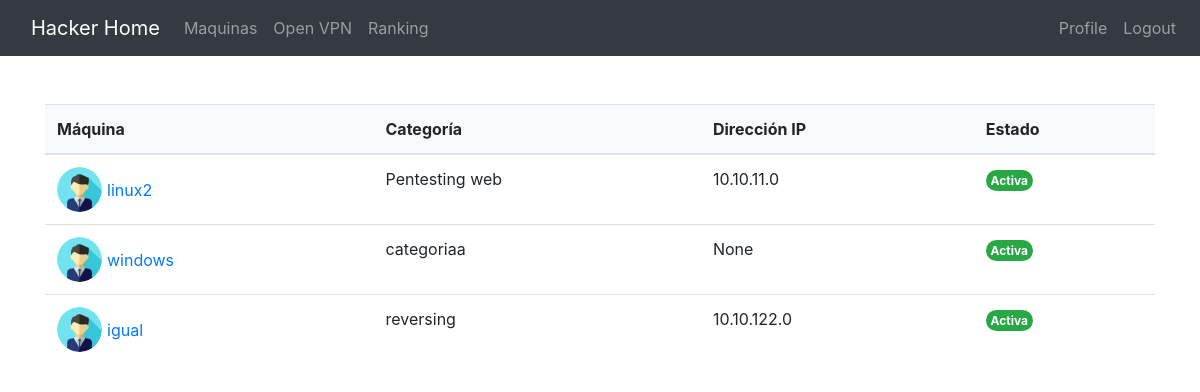
Screenshot of /maquinas/ (signed in) with the database file from the repository.
### accounts/models.py (models this page shows, shortened)
class Maquina(models.Model):
    ESTADO = (
        ('Encendida', 'Apagada'),
    )
    nombre_maquina = models.CharField(max_length=30, null=True, unique=True)
    estado = models.CharField(max_length=30, null=True, choices = ESTADO)
    categoria = models.CharField(max_length=30, null=True)
    descripcion = models.CharField(max_length=200, null=True)
    ip = models.GenericIPAddressField(null = True)
    dia_creada = models.DateTimeField(auto_now_add=True, null=True)
    user_flag = models.CharField(max_length=30,null=True)
    root_flag = models.CharField(max_length=30, null=True)
    image_machine = models.ImageField(default='linuxLogo.png')

### accounts/views.py (the view)
# urls.py: path('maquinas/', views.maquinas, name="maquinas"),
@login_required(login_url='login')
def maquinas(request, nombre_maquina_url=None):
    maquinas = Maquina.objects.all()
    current_user = request.user
    alumnoBD = Alumno.objects.get(user=current_user)
    lista_vacia = []
    individualUserFlag = False
    individualRootFlag= False
    individualCompleted= False
    if nombre_maquina_url != None: #si se le pasa como argumento el nombre de la maquina
        maquina_individual = Maquina.objects.get(nombre_maquina=nombre_maquina_url) 	#esto quiere decir que a la url se le pasa la clave primaria de la maquina
        usersInside = Acceso.objects.filter(maquinaA=maquina_individual).count() #usuarios que han accedido a la maquina
        usersUserFlag = Acceso.objects.filter(maquinaA=maquina_individual, user_flag=True).count() #usuario que ha accedido a la maquina y que está loggeado
        usersRootFlag = Acceso.objects.filter(maquinaA=maquina_individual, root_flag=True).count() #usuario que ha accedido a la maquina y que es root
        if Acceso.objects.filter(alumnoA=current_user, maquinaA=maquina_individual).exists(): #esto lo hacemos para evitar errores
            acceso = Acceso.objects.get(alumnoA=current_user, maquinaA=maquina_individual)
        else:
            pass
        if request.method == 'POST':        #si se hac un post, siginfica que se estan mandando flags
            flagUserInput = request.POST.get('flagUserInput')
            flagRootInput = request.POST.get('flagRootInput')
            urlMachine = '/maquinas/'
            urlMachine += nombre_maquina_url
            if flagUserInput == maquina_individual.user_flag:
                if acceso.user_flag == True:
                    messages.warning(request, 'Ya conseguiste esta flag')
                else:
                    acceso.user_flag = True
                    acceso.save()
                    alumnoBD.points += 50
                    alumnoBD.save()
                    if acceso.completed == False and acceso.user_flag == True and acceso.root_flag == True: #comprobamos si al meter la flag ha completado ya la maquina
                        acceso.completed = True
                        acceso.save()
                        alumnoBD.points += 50
                        alumnoBD.save()
                        messages.success(request, '¡Enhorabuena, has completado el reto +100 puntos!')
                    else:
                        messages.success(request, '¡Genial has acertado, +50 puntos!')
            elif flagRootInput == maquina_individual.root_flag:
                acceso = Acceso.objects.get(alumnoA=current_user, maquinaA=maquina_individual)
                if acceso.root_flag == True:
                    messages.warning(request, 'Ya conseguiste esta flag')
                else:
                    acceso.root_flag = True
                    acceso.save()
                    alumnoBD.points += 50
                    alumnoBD.save()
                    if acceso.completed == False and acceso.user_flag == True and acceso.root_flag == True:
                        acceso.completed = True
                        acceso.save()
                        alumnoBD.points += 50
                        alumnoBD.save()
                        messages.success(request, '¡Enhorabuena, has completado el reto +100 puntos!')
                    else:
                        messages.success(request, '¡Genial has acertado, +50 puntos!')
            else:
                messages.warning(request, 'La flag es incorrecta')
        if Acceso.objects.filter(alumnoA=current_user, maquinaA=maquina_individual).exists():
            acceso = Acceso.objects.get(alumnoA=current_user, maquinaA=maquina_individual)
            individualUserFlag = acceso.user_flag # le pasamos la user_flag y root_flag del usuario para comprobar si la ha completado ya o no
            individualRootFlag = acceso.root_flag
            individualCompleted = acceso.completed #le pasamos el valor completed del usuario para comprobar si ha completado ya o no la maquina
        else:
            pass
        context = {'lista_maquinas':lista_vacia, 'maquina_individual':maquina_individual, 'usersInside':usersInside, 'usersUserFlag':usersUserFlag, 'usersRootFlag':usersRootFlag, 'individualUserFlag':individualUserFlag, 'individualRootFlag':individualRootFlag, 'individualCompleted':individualCompleted}
        render(request, 'accounts/maquinas.html',context)
    else: #si no se le pasa ninguna maquina se muestran todas las maquinas
        context = {'lista_maquinas':maquinas} 						#este es el diccionario que le pasamos a la url
    return render(request, 'accounts/maquinas.html',context)

### accounts/templates/accounts/maquinas.html (shortened to what this page needs)
{%  extends 'accounts/main.html' %}
{% load static %}
{% block content %}
    {% if lista_maquinas %}
    <br>
        <main role="main" class="container">
            <div class="row">
                <div class="col">
                    <div class="row">
                        <div class="col-md">
                            <br/>
                            <table class="table align-middle mb-0 bg-white">
                                <thead class="bg-light">
                                    <tr>
                                        <th>Máquina</th>
                                        <th>Categoría</th>
                                        <th>Dirección IP</th>
                                        <th>Estado</th>
                                    </tr>
                                <tbody>
                                        {% for i in lista_maquinas %}
                                            <tr>
                                                <td>
                                                <div class="d-flex align-items-center">
                                                    <img src="{{i.image_machine.url}}" alt="" style="width: 45px; height: 45px" class="rounded-circle"/>
                                                    <div class="ms-3">
                                                    <a href="{% url 'maquinas' i.nombre_maquina %}" class="fw-normal mb-1" style="margin-left:5px" > {{i.nombre_maquina}} </a>
                                                    </div>
                                                </div>
                                                </td>
                                                <td>
                                                <p class="fw-normal mb-1">{{i.categoria}}</p>
                                                </td>
                                                <td>{{i.ip}}</td>
                                                <td>
                                                    <span class="badge badge-success rounded-pill d-inline">Activa</span>
                                                </td>
                                            </tr>
                                        {% endfor %}
                                    </tbody>
                            </table>
                        </div>
                    </div>
                </div>
            </div>
        </main>
        {% endif %}
{% endblock content %}

### rows the page displays
Maquina: image_machine (picture), nombre_maquina "linux2", categoria "Pentesting web", ip "10.10.11.0"
Maquina: image_machine (picture), nombre_maquina "windows", categoria "categoriaa", ip "None"
Maquina: image_machine (picture), nombre_maquina "igual", categoria "reversing", ip "10.10.122.0"
